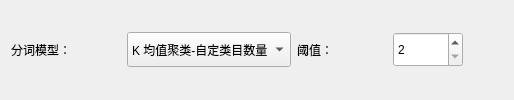
      <widget class="QWidget" name="tab_3">
       <attribute name="title">
        <string>文本聚类</string>
       </attribute>
       <layout class="QGridLayout" name="gridLayout_2">
        <item row="0" column="2">
         <widget class="QLabel" name="label_8">
          <property name="minimumSize">
           <size>
            <width>90</width>
            <height>40</height>
           </size>
          </property>
          <property name="maximumSize">
           <size>
            <width>90</width>
            <height>40</height>
           </size>
          </property>
          <property name="font">
           <font>
            <pointsize>9</pointsize>
           </font>
          </property>
          <property name="text">
           <string>阈值：</string>
          </property>
         </widget>
        </item>
        <item row="0" column="3">
         <widget class="QSpinBox" name="spinBox_textClusteringParam">
          <property name="minimumSize">
           <size>
            <width>70</width>
            <height>35</height>
           </size>
          </property>
          <property name="maximumSize">
           <size>
            <width>70</width>
            <height>35</height>
           </size>
          </property>
          <property name="minimum">
           <number>2</number>
          </property>
          <property name="maximum">
           <number>9999</number>
          </property>
         </widget>
        </item>
        <item row="0" column="1">
         <widget class="QComboBox" name="comboBox_textClusteringModelSelect">
          <property name="sizePolicy">
           <sizepolicy hsizetype="Preferred" vsizetype="Preferred">
            <horstretch>0</horstretch>
            <verstretch>0</verstretch>
           </sizepolicy>
          </property>
          <property name="minimumSize">
           <size>
            <width>0</width>
            <height>35</height>
           </size>
          </property>
          <property name="maximumSize">
           <size>
            <width>16777215</width>
            <height>35</height>
           </size>
          </property>
          <property name="font">
           <font>
            <pointsize>9</pointsize>
           </font>
          </property>
          <item>
           <property name="text">
            <string>K 均值聚类-自定类目数量</string>
           </property>
          </item>
          <item>
           <property name="text">
            <string>层次聚类-自定距离阈值</string>
           </property>
          </item>
          <item>
           <property name="text">
            <string>层次聚类-自定类目数量</string>
           </property>
          </item>
         </widget>
        </item>
        <item row="0" column="0">
         <widget class="QLabel" name="label_7">
          <property name="minimumSize">
           <size>
            <width>110</width>
            <height>40</height>
           </size>
          </property>
          <property name="maximumSize">
           <size>
            <width>110</width>
            <height>40</height>
           </size>
          </property>
          <property name="font">
           <font>
            <pointsize>9</pointsize>
           </font>
          </property>
          <property name="text">
           <string>分词模型：</string>
          </property>
         </widget>
        </item>
        <item row="0" column="4">
         <spacer name="horizontalSpacer_2">
          <property name="orientation">
           <enum>Qt::Horizontal</enum>
          </property>
          <property name="sizeHint" stdset="0">
           <size>
            <width>40</width>
            <height>20</height>
           </size>
          </property>
         </spacer>
        </item>
       </layout>
      </widget>
